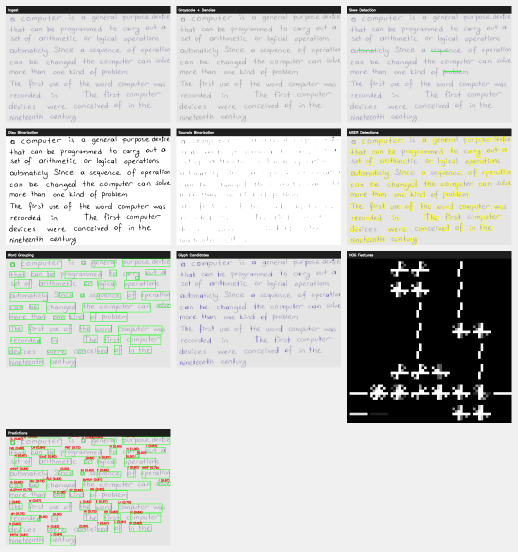
#> input picture ocr_report/contact_sheet.png, 1035 x 1103 px (shown at 1/2 size)
$ python main.py --input ../ocr_report/contact_sheet.png
#> lines starting #> are read from the running program, lines starting #| are printed output that depends on the picture; after the words box and inside, x2 and y2 are one past the last pixel; in counts of white or black regions, pixels touching at a corner belong together
### classical_ocr/report.py
import os, cv2, math, textwrap, datetime
import numpy as np

class VisualReport:
    def __init__(self, out_dir="report", width=1024, font_scale=0.7, line_th=2):
#> in run_pipeline, img is the input picture: shape (1103, 1035, 3); mean B, G, R 200.5, 203.6, 202.2
        self.out_dir = out_dir
        os.makedirs(self.out_dir, exist_ok=True)
        self.steps = []
        self.width = width
        self.font = cv2.FONT_HERSHEY_SIMPLEX
        self.font_scale = font_scale
        self.line_th = line_th

    def _resize(self, img, width=None):
#> called with width = 1024
        if width is None:
            width = self.width
        h, w = img.shape[:2]
        if w == width:
            return img
        scale = width / float(w)
        return cv2.resize(img, (width, int(h*scale)), interpolation=cv2.INTER_AREA)

    def _banner(self, title, w):
        banner = np.full((48, w, 3), (30, 30, 30), dtype=np.uint8)
        cv2.putText(banner, title, (12, 32), self.font, self.font_scale, (255, 255, 255), self.line_th, cv2.LINE_AA)
        return banner

    def _annotate(self, img, title):
        rgb = img.copy()
        if len(rgb.shape) == 2:
            rgb = cv2.cvtColor(rgb, cv2.COLOR_GRAY2BGR)
        rgb = self._resize(rgb, self.width)
        return np.vstack([self._banner(title, rgb.shape[1]), rgb])
#> returned value: shape (1139, 1024, 3)

    def save_step(self, title, image_bgr_or_gray, caption=""):
        annotated = self._annotate(image_bgr_or_gray, title)
        fname = f"{len(self.steps):02d}_{title.replace(' ', '_')}.png"
        fpath = os.path.join(self.out_dir, fname)
        cv2.imwrite(fpath, annotated)
        self.steps.append({"title": title, "path": fname, "caption": caption})

    def save_contact_sheet(self, cols=3, gap=12, out_name="contact_sheet.png"):
        if not self.steps:
            return None
        thumbs = []
        thumb_w = self.width // cols - gap
        for s in self.steps:
            img = cv2.imread(os.path.join(self.out_dir, s["path"]))
            h, w = img.shape[:2]
            scale = thumb_w / float(w)
            thumbs.append(cv2.resize(img, (thumb_w, int(h*scale)), interpolation=cv2.INTER_AREA))
        rows = math.ceil(len(thumbs) / cols)
        max_h_per_row = []
        for r in range(rows):
            row_imgs = thumbs[r*cols:(r+1)*cols]
            max_h_per_row.append(max(im.shape[0] for im in row_imgs))
        grid_h = sum(max_h_per_row) + gap*(rows+1)
        grid_w = cols*thumb_w + gap*(cols+1)
        canvas = np.full((grid_h, grid_w, 3), 240, dtype=np.uint8)
        y = gap
        idx = 0
        for r in range(rows):
            x = gap
            for c in range(cols):
                if idx >= len(thumbs):
                    break
                im = thumbs[idx]
                ih, iw = im.shape[:2]
                canvas[y:y+ih, x:x+iw] = im
                x += thumb_w + gap
                idx += 1
            y += max_h_per_row[r] + gap
        out_path = os.path.join(self.out_dir, out_name)
        cv2.imwrite(out_path, canvas)
        return out_path

    def save_markdown(self, filename="report.md"):
        lines = []
        lines.append(f"# OCR Pipeline Report — {datetime.datetime.now().strftime('%Y-%m-%d %H:%M')}  ")
        lines.append("")
        for s in self.steps:
            lines.append(f"## {s['title']}  ")
            if s["caption"]:
                lines.append(textwrap.fill(s["caption"], width=100) + "  ")
            lines.append(f"![{s['title']}]({s['path']})  ")
            lines.append("")
        md_path = os.path.join(self.out_dir, filename)
        with open(md_path, "w", encoding="utf-8") as f:
            f.write("\n".join(lines))
        return md_path

    def save_html(self, filename="report.html"):
        html = []
        html.append("<!doctype html><html><head><meta charset='utf-8'>")
        html.append("<meta name='viewport' content='width=device-width, initial-scale=1'>")
        html.append("<style>body{font-family:system-ui,Arial,sans-serif;margin:24px;}h2{margin-top:32px;}img{max-width:100%;height:auto;border:1px solid #ddd;border-radius:6px;}</style>")
        html.append("</head><body>")
        html.append(f"<h1>OCR Pipeline Report — {datetime.datetime.now().strftime('%Y-%m-%d %H:%M')}</h1>")
        for s in self.steps:
            html.append(f"<h2>{s['title']}</h2>")
            if s["caption"]:
                html.append(f"<p>{s['caption']}</p>")
            html.append(f"<img src='{s['path']}' alt='{s['title']}'/>")
        html.append("</body></html>")
        html_path = os.path.join(self.out_dir, filename)
        with open(html_path, "w", encoding="utf-8") as f:
            f.write("\n".join(html))
        return html_path

### classical_ocr/preprocess.py
import cv2, math, numpy as np
from skimage.filters import threshold_sauvola
from .utils import rotate_image

def to_gray_denoise(img_bgr):
    gray = cv2.cvtColor(img_bgr, cv2.COLOR_BGR2GRAY)
    gray = cv2.fastNlMeansDenoising(gray, h=10)
    return gray

def estimate_skew_correct(gray):
    edges = cv2.Canny(gray, 80, 160)
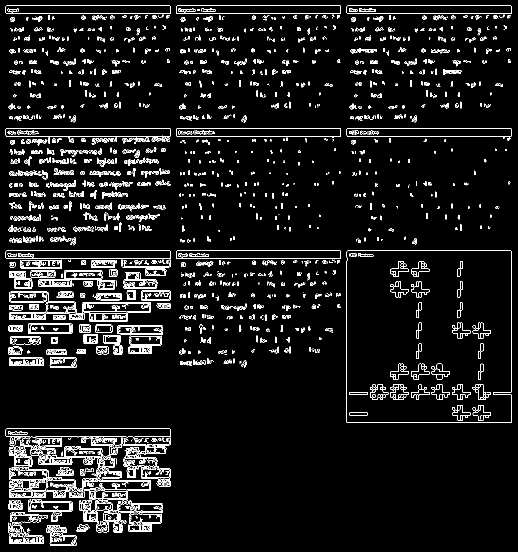
#> edges: shape (1103, 1035) (shown at 1/2 size); 6% white in thin lines or dots
    lines = cv2.HoughLinesP(edges, 1, np.pi/180, threshold=120, minLineLength=120, maxLineGap=10)
#> lines = 46 rows, first 6: [13, 11, 339, 11], [13, 501, 339, 501], [12, 27, 340, 27], [694, 272, 1022, 272], [695, 256, 1021, 256], [353, 517, 681, 517]
    angle_deg = 0.0
    if lines is not None and len(lines) > 0:
        angles = []
        for l in lines[:2000]:
            x1,y1,x2,y2 = l[0]
            ang = math.degrees(math.atan2((y2 - y1), (x2 - x1)))
            if -45 <= ang <= 45:
                angles.append(ang)
#> this loop made 46 passes
#> (x1, y1, x2, y2, ang) on passes 1 to 8: (13, 11, 339, 11, 0), (13, 501, 339, 501, 0), (12, 27, 340, 27, 0), (694, 272, 1022, 272, 0), (695, 256, 1021, 256, 0), (353, 517, 681, 517, 0), (694, 845, 1022, 845, 0), (1022, 844, 1022, 502, -90)
#> after the loop, angles = [0, 0, 0, 0, 0, 0, 0, 0, 0, 0, 0, 0, 0, 0, 0, 0, 0, 0, 0, -1.12, 0.947, 0, 0, 0]
        if len(angles) > 0:
            angle_deg = float(np.median(angles))
#> angle_deg = 0
    corrected = rotate_image(gray, -angle_deg, border_value=255)
    return angle_deg, edges, lines, corrected

def otsu_binarize(gray):
    _, bw = cv2.threshold(gray, 0, 255, cv2.THRESH_BINARY+cv2.THRESH_OTSU)
    return bw

def sauvola_binarize(gray, window=25, k=0.34):
    th = threshold_sauvola(gray, window_size=window, k=k)
    bw = (gray > th).astype(np.uint8)*255
    return bw

### classical_ocr/utils.py
import cv2, math, numpy as np

def rotate_image(image, angle_deg, border_value=255):
#> called with angle_deg = 0, border_value = 255
    h, w = image.shape[:2]
    M = cv2.getRotationMatrix2D((w//2, h//2), angle_deg, 1.0)
    return cv2.warpAffine(image, M, (w, h), flags=cv2.INTER_LINEAR,
                          borderMode=cv2.BORDER_CONSTANT, borderValue=border_value)

def cc_boxes(bw, min_w=3, min_h=8, max_w=2000, max_h=2000):
    inv = 255 - bw  # text as white
    n, labels, stats, centroids = cv2.connectedComponentsWithStats(inv, connectivity=8)
    boxes = []
    for i in range(1, n):
        x,y,w,h,a = stats[i]
        if min_w <= w <= max_w and min_h <= h <= max_h:
            boxes.append((x,y,w,h))
    return boxes

# [11 lines left out: function crop_pad, not called in this run]

### classical_ocr/layout.py
import numpy as np, cv2

def rlsa(binary, h_thresh=25, v_thresh=0):
    img = (binary > 0).astype(np.uint8)
    H, W = img.shape
    out = img.copy()
    if h_thresh > 0:
        for y in range(H):
            row = out[y, :]
            ones = np.where(row == 1)[0]
            if ones.size < 2:
                continue
            for i in range(len(ones)-1):
                if 0 < (ones[i+1] - ones[i] - 1) <= h_thresh:
                    row[ones[i]:ones[i+1]+1] = 1
            out[y, :] = row
    if v_thresh > 0:
        for x in range(W):
            col = out[:, x]
            ones = np.where(col == 1)[0]
            if ones.size < 2:
                continue
            for i in range(len(ones)-1):
                if 0 < (ones[i+1] - ones[i] - 1) <= v_thresh:
                    col[ones[i]:ones[i+1]+1] = 1
            out[:, x] = col
    return (out*255).astype(np.uint8)

def project_valleys(bw, axis=0, min_run=10):
    inv = 255 - bw
    proj = np.sum(inv > 0, axis=axis)
    thresh = np.percentile(proj, 20)
    whitespace = proj <= thresh
    segments, in_blk, start = [], False, 0
    for i, v in enumerate(~whitespace):
        if v and not in_blk:
            in_blk = True; start = i
        elif (not v) and in_blk:
            end = i
            if end - start >= min_run:
                segments.append((start, end))
            in_blk = False
    if in_blk:
        end = len(~whitespace)
        if end - start >= min_run:
            segments.append((start, end))
    return proj, segments

def group_into_words(boxes, line_height_tol=0.5, gap_factor=1.5):
    if not boxes:
        return []
    boxes = sorted(boxes, key=lambda b: (b[1], b[0]))
    lines = []
    for b in boxes:
        x,y,w,h = b
        placed = False
        for line in lines:
            ly = np.median([bb[1] for bb in line])
            lh = np.median([bb[3] for bb in line])
            if abs(y - ly) <= line_height_tol * max(lh,1):
                line.append(b); placed = True; break
        if not placed:
            lines.append([b])
    words = []
    for line in lines:
        line = sorted(line, key=lambda b: b[0])
        avg_w = np.mean([b[2] for b in line]);
        if np.isnan(avg_w) or avg_w <= 0: avg_w = 15.0
        cur = [line[0]]
        for b in line[1:]:
            prev = cur[-1]
            gap = b[0] - (prev[0] + prev[2])
            if gap > gap_factor * avg_w:
                words.append(cur); cur = [b]
            else:
                cur.append(b)
        if cur: words.append(cur)
    return words

### classical_ocr/features.py
import cv2, numpy as np
from skimage.feature import hog
from skimage.exposure import rescale_intensity

def hog_feature(image_gray, size=(64,64)):
    g = cv2.resize(image_gray, size, interpolation=cv2.INTER_AREA)
    fd, viz = hog(g, orientations=9, pixels_per_cell=(8,8), cells_per_block=(2,2),
                  visualize=True, feature_vector=True)
    viz = rescale_intensity(viz, in_range=(0, 10), out_range=(0,255)).astype(np.uint8)
    return fd.astype(np.float32), viz

### classical_ocr/classify.py
import cv2, numpy as np
from .features import hog_feature

def build_font_prototypes(chars=None, sizes=(28,32,36), thickness=(1,2)):
    if chars is None:
        chars = [chr(c) for c in range(ord('0'), ord('9')+1)] + \
                [chr(c) for c in range(ord('A'), ord('Z')+1)] + \
                [chr(c) for c in range(ord('a'), ord('z')+1)]
    fonts = [
        cv2.FONT_HERSHEY_SIMPLEX,
        cv2.FONT_HERSHEY_DUPLEX,
        cv2.FONT_HERSHEY_COMPLEX,
        cv2.FONT_HERSHEY_TRIPLEX
    ]
    X, Y = [], []
    for ch in chars:
        for f in fonts:
            for s in sizes:
                for th in thickness:
                    canvas = np.full((64,64), 255, dtype=np.uint8)
                    (w, h), base = cv2.getTextSize(ch, f, 1.0, th)
                    scale = max(0.5, s/float(h+1))
                    (w, h), base = cv2.getTextSize(ch, f, scale, th)
                    x = (64 - w)//2
                    y = (64 + h)//2
                    cv2.putText(canvas, ch, (x, y), f, scale, (0,), th, cv2.LINE_AA)
                    fd, _ = hog_feature(canvas)
                    X.append(fd); Y.append(ch)
    X = np.stack(X, axis=0); Y = np.array(Y)
    return X, Y

def knn_predict(X_train, Y_train, x, k=3):
    d = np.linalg.norm(X_train - x[None, :], axis=1)
    idx = np.argsort(d)[:k]
    labels = Y_train[idx]
    eps = 1e-6
    w = 1.0 / (d[idx] + eps)
    best_label, best_score = None, -1
    for c in np.unique(labels):
        score = w[labels == c].sum()
        if score > best_score:
            best_score = score; best_label = c
    conf = float(best_score / (w.sum() + eps))
    return best_label, conf

# [9 lines left out: function levenshtein, not called in this run]

def correct_with_lexicon(word, lexicon, max_d=2):
    if not lexicon: return word, 1.0
    best, best_d = word, max_d+1
    for w in lexicon:
        d = levenshtein(word, w)
        if d < best_d:
            best_d = d; best = w
            if d == 0: break
    conf = max(0.0, 1.0 - (best_d / float(max_d+1)))
    return best, conf

### classical_ocr/export.py
def export_hocr_html(out_path, page_size, words_data):
    H, W = page_size
    html = []
    html.append("<!doctype html><html><head><meta charset='utf-8'>")
    html.append("<style>.word{position:absolute;border:1px solid #888;border-radius:3px;padding:0 2px;font:14px/1.3 monospace;}</style>")
    html.append("</head><body>")
    html.append(f"<div style='position:relative;width:{W}px;height:{H}px;background:#fff;'>")
    for w in words_data:
        x,y,ww,hh = w["box"]
        text = w["text"]
        html.append(f"<div class='word' style='left:{x}px;top:{y}px;width:{ww}px;height:{hh}px;' title='{text}'>{text}</div>")
    html.append("</div></body></html>")
    with open(out_path, "w", encoding="utf-8") as f:
        f.write("\n".join(html))

def export_tsv(out_path, words_data):
    with open(out_path, "w", encoding="utf-8") as f:
        f.write("level\tleft\ttop\twidth\theight\ttext\tconf\n")
        for w in words_data:
            x,y,ww,hh = w["box"]
            f.write(f"word\t{x}\t{y}\t{ww}\t{hh}\t{w['text']}\t{w.get('conf',1.0):.3f}\n")

### classical_ocr/main.py
import os, cv2, argparse, numpy as np

from .report import VisualReport
from .preprocess import to_gray_denoise, estimate_skew_correct, otsu_binarize, sauvola_binarize
from .layout import rlsa, project_valleys, group_into_words
from .utils import cc_boxes
from .detection import detect_text_regions_mser
from .features import hog_feature
from .classify import build_font_prototypes, knn_predict, correct_with_lexicon
from .export import export_hocr_html, export_tsv

def run_pipeline(args):
    report = VisualReport(out_dir=args.out, width=args.width)

    # 1) Ingest
    img = cv2.imread(args.input)
    if img is None:
        raise FileNotFoundError(f"Cannot read input: {args.input}")
    report.save_step("Ingest", img, "Original input image read from disk.")

    # 2) Grayscale + denoise
    gray = to_gray_denoise(img)
    report.save_step("Grayscale + Denoise", gray, "Converted to grayscale and denoised for stable thresholding.")

    # 3) Skew detection/correction
    angle, edges, lines, gray_corr = estimate_skew_correct(gray)
#> angle = 0
    vis_skew = img.copy()
    if lines is not None:
        for l in lines[:200]:
            x1,y1,x2,y2 = l[0]
            cv2.line(vis_skew, (x1,y1), (x2,y2), (0,255,0), 2)
#> this loop made 46 passes
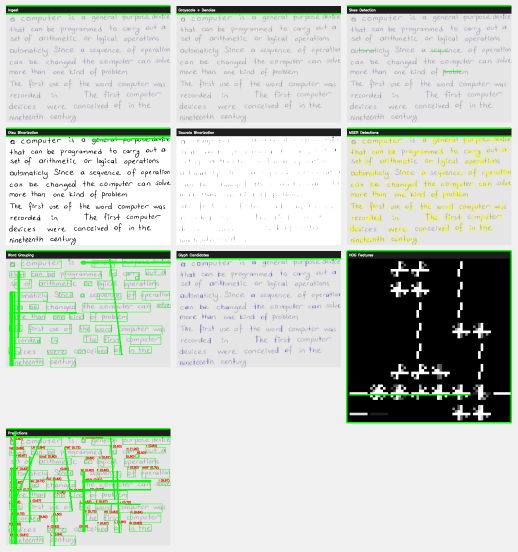
#> vis_skew: shape (1103, 1035, 3) (shown at 1/2 size); 2.41% of pixels changed, all inside (x1, y1, x2, y2) = (11, 10, 1024, 1093)
    report.save_step("Skew Detection", vis_skew, f"Detected line segments; estimated skew angle {angle:.2f}°.")
#> call 3 of _annotate, with title = 'Skew Detection'
#> in _annotate (call 3), `return np.vstack([self._banner(title, rgb.shape[1]), rgb])`:
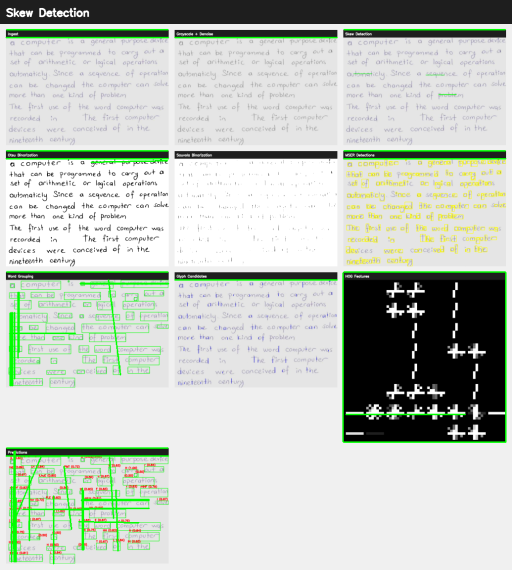
#> returned value: shape (1139, 1024, 3) (shown at 1/2 size); mean of channels 0, 1, 2 189.9, 198.5, 191.5; drawn as B, G, R
    if abs(angle) > 0.5:
        gray = gray_corr
        report.save_step("Deskewed", gray, "Image rotated to correct skew for better segmentation.")

    # 4) Binarization
    bw_otsu = otsu_binarize(gray)
#> in otsu_binarize, `_, bw = cv2.threshold(gray, 0, 255, cv2.THRESH_BINARY+cv2.THRESH_OTSU)`:
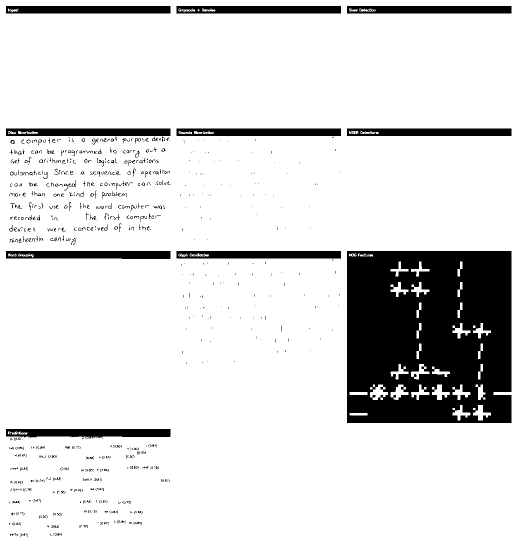
#> bw: shape (1103, 1035) (shown at 1/2 size); 86.5% white; 909 black regions (792 under 20 px), largest, box (x1, y1, x2, y2) and area: (694, 502, 1023, 846) 103856, (12, 858, 341, 878) 5011, (12, 12, 341, 27) 4859
    report.save_step("Otsu Binarization", bw_otsu, "Global thresholding for clean scans.")
#> call 4 of _annotate, with title = 'Otsu Binarization'
#> call 4 of _banner, with title = 'Otsu Binarization', w = 1024
#> in _banner (call 4), `cv2.putText(banner, title, (12, 32), self.font, self.font_scale, (255,..`:
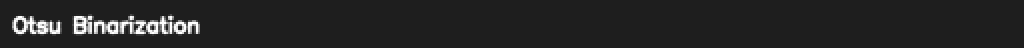
#> banner: shape (48, 1024, 3) (shown at 1/2 size); min 30, max 255, mean 37.4
#> in _annotate (call 4), `return np.vstack([self._banner(title, rgb.shape[1]), rgb])`:
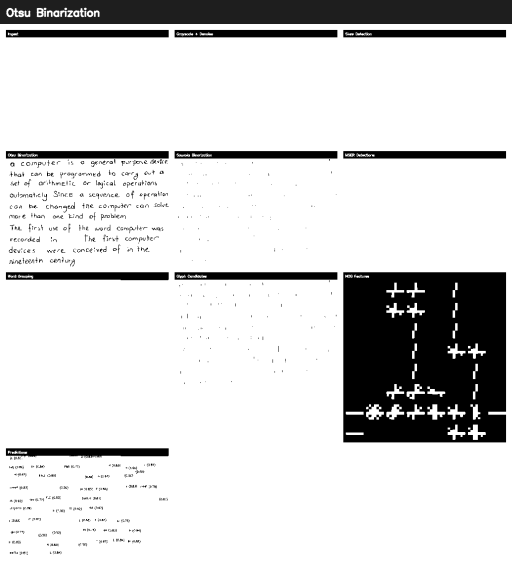
#> returned value: shape (1139, 1024, 3) (shown at 1/2 size); min 0, max 255, mean 212.8
    bw_sau = sauvola_binarize(gray, window=args.sauvola_window, k=args.sauvola_k)
#> in sauvola_binarize, `th = threshold_sauvola(gray, window_size=window, k=k)`:
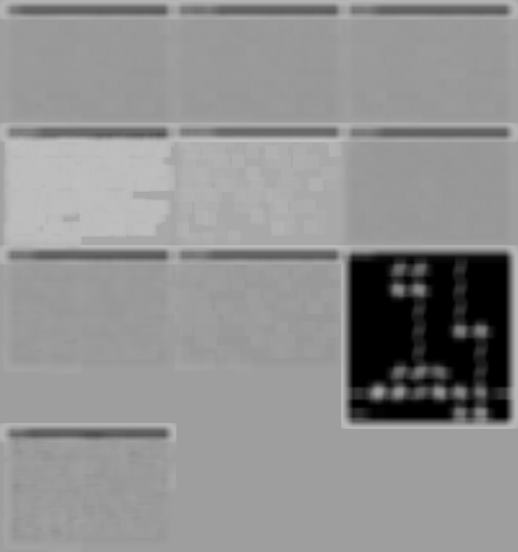
#> th: shape (1103, 1035) float64 (shown at 1/2 size); min 0, max 193, mean 144.6
    report.save_step("Sauvola Binarization", bw_sau, "Local thresholding for uneven illumination.")
#> (the rest of the program and of its run is left out)
